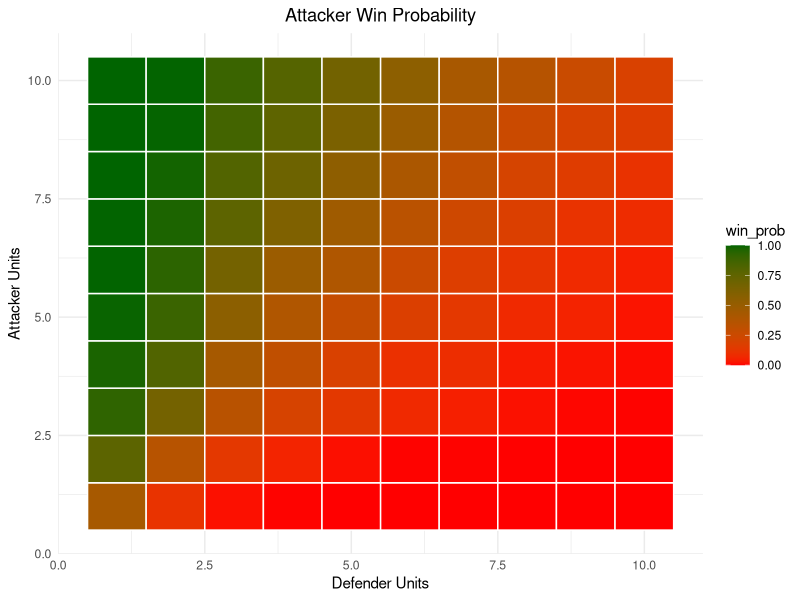
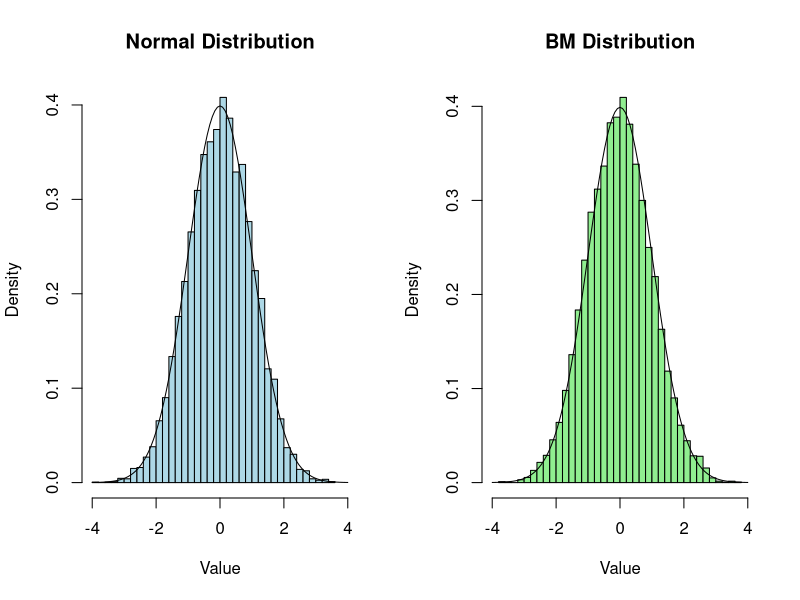
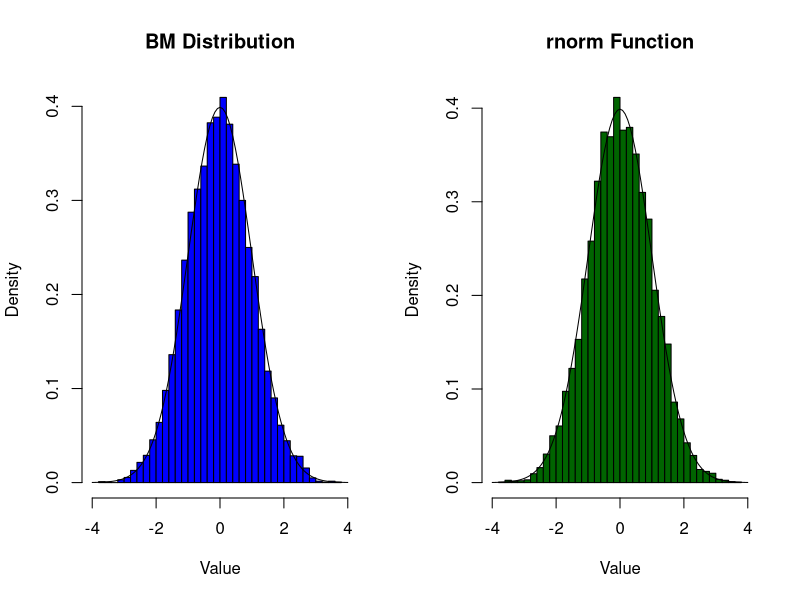
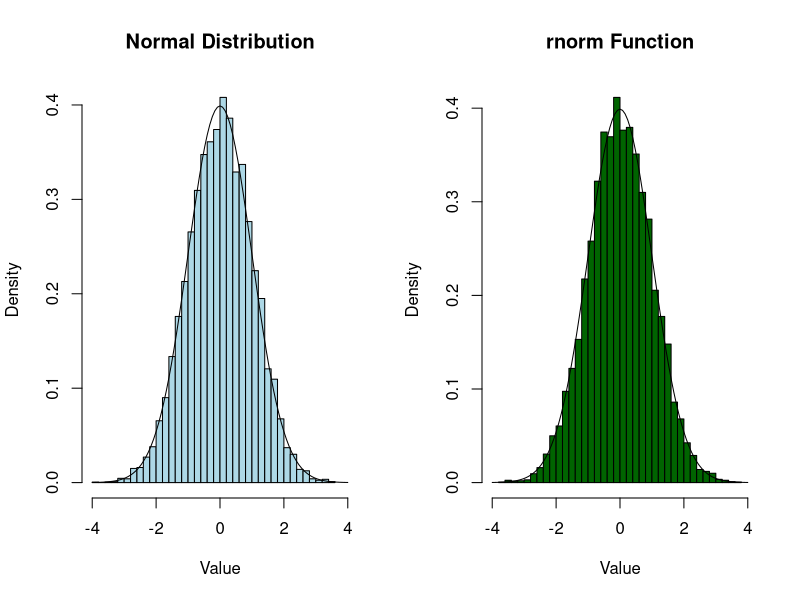
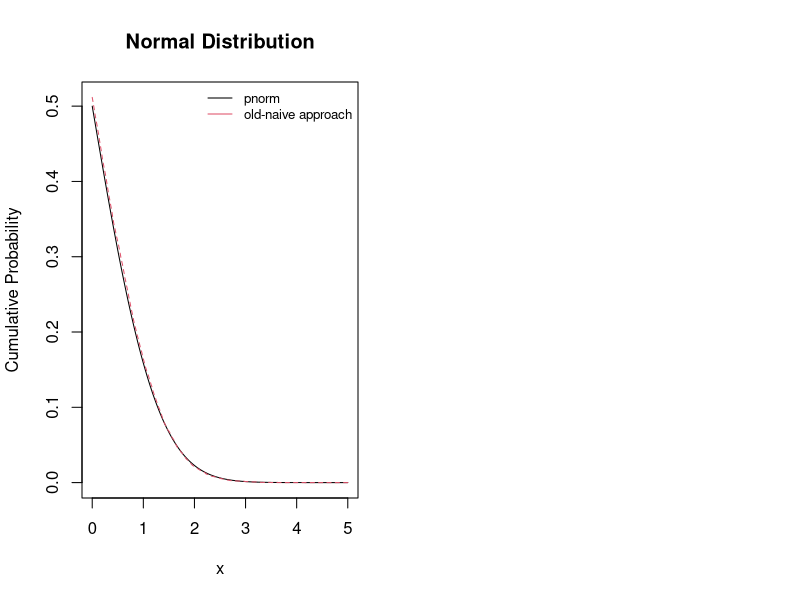
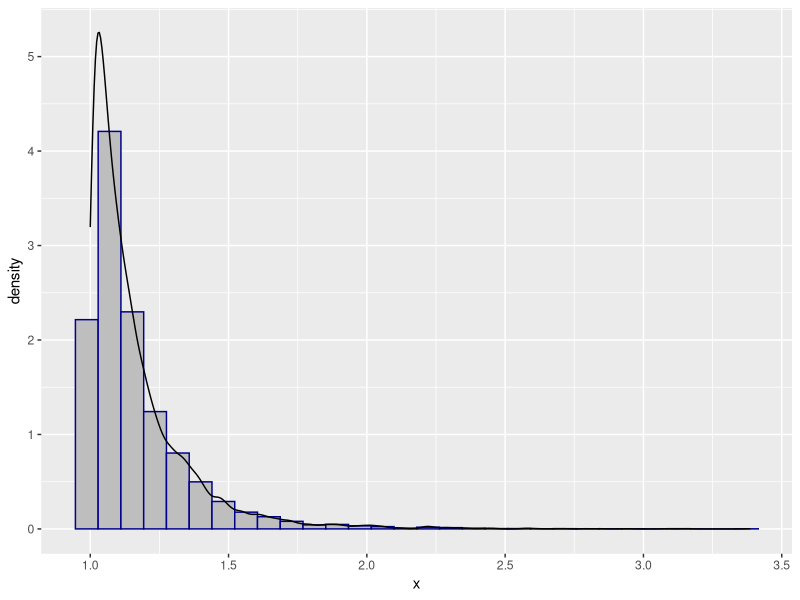
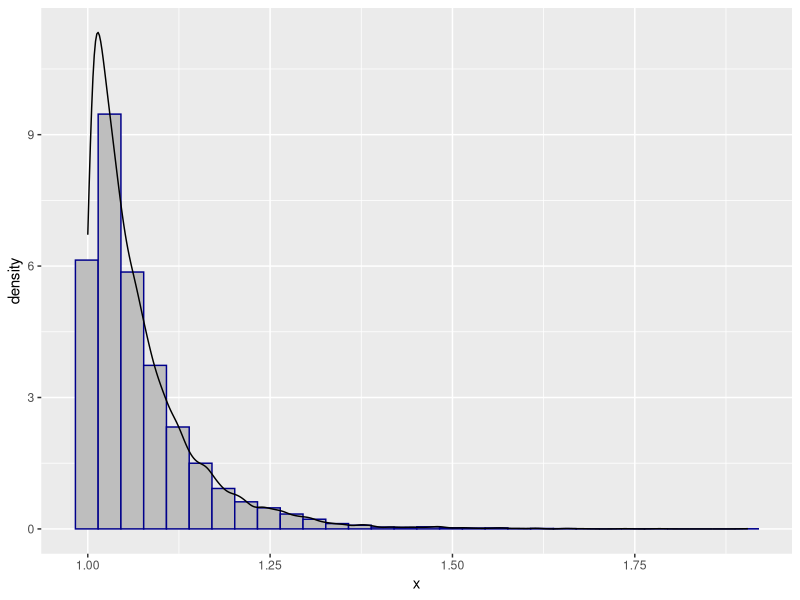
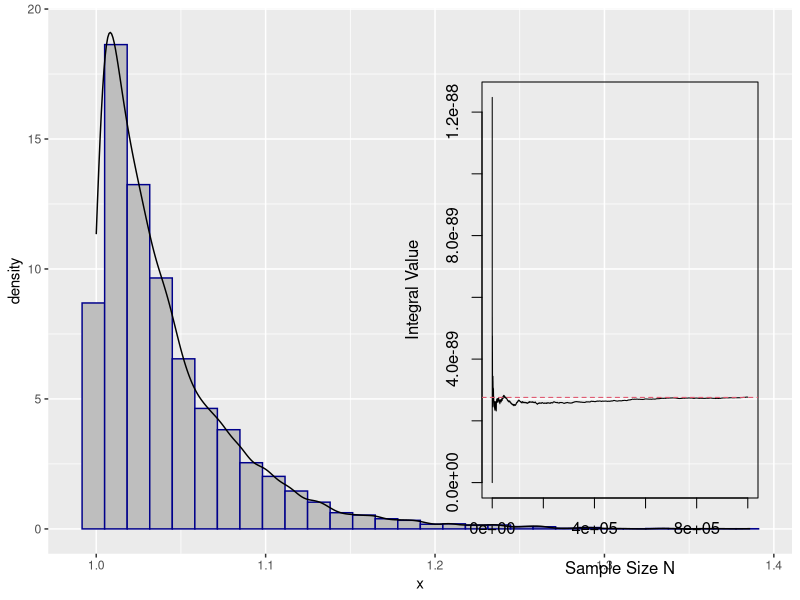

These figures' R source, in order:
## ---- chunk 1
library(ggplot2)
library(patchwork)
library(tidyverse)
library(mixtools)
## ---- chunk 2
set.seed(123)
combat_round <- function(att_units,def_units,sim=10000) {
  Results = rep(NA,sim)
  AS<-att_units
  DS<-def_units
  for(i in 1:sim){
    while(def_units>0 & att_units>0){
      Dnum <- sort(sample(1:6, min(def_units,3),replace = TRUE),decreasing = T)
      Anum <- sort(sample(1:6, min(att_units,3),replace = TRUE),decreasing = T)
      for (j in 1:min(length(Dnum),length(Anum))){
        if(Anum[j]>Dnum[j]){
          def_units<-def_units-1
        }
        else{
          att_units<-att_units-1
        }
      }
    }
    Results[i]<- ifelse(att_units>0,1,0)
    att_units<-AS
    def_units<-DS
  }
  return(mean(Results))
}
## ---- chunk 3
prob_att_win <- function(){
  res<-sapply(1:10, function(x) {
  sapply(1:10, function(y) {
    combat_round(y,x,1000)
    })
  })
  return(res)
}

att_prob<- data.frame(
  attacker_unit<- rep(1:10,10),
  defender_unit<- rep(1:10,each= 10),
  win_prob<- as.vector(prob_att_win())
)
## ---- chunk 4
ggplot(att_prob,aes(x=defender_unit,y=attacker_unit,fill=win_prob))+
  geom_tile()+
  scale_fill_gradient(low="red",high="darkgreen")+
  labs(title = "Attacker Win Probability",x="Defender Units",y="Attacker Units")+
  geom_tile(color = "white",lwd = 0.5,linetype = 1)+
  theme_minimal()+
  theme(plot.title = element_text(hjust = 0.5))

## ---- chunk 5
print(combat_round(def_units=1,att_units=2,sim=10000))
## ---- chunk 6
set.seed(13)


normal_functn_gen = function(sim){
  n<-12 
  Uz<-runif(sim*n,min = -0.5,max = 0.5) 
  Uz<-matrix(Uz,nrow=N,ncol=n) 
  Z<-apply(Uz,1,sum)
  return(Z)
}

N <- 10000

gen_norm<-normal_functn_gen(sim=10000)
mean(gen_norm)
var(gen_norm)
## ---- chunk 7
U1 <- runif(N)
U2 <- runif(N)
X1 <- sqrt( -2*log(U1) )*cos(2*pi*U2)

par(mfrow=c(1,2))
hist(gen_norm, main="Normal Distribution", xlab="Value",col="lightblue" ,breaks=30,freq = F,xlim=c(-4,4))
curve(dnorm(x,0,1),add=T)
hist(X1, main="BM Distribution", xlab="Value",col="lightgreen" ,breaks=30,freq = F,xlim=c(-4,4))
curve(dnorm(x,0,1),add=T)
## ---- chunk 8
normgen <- rnorm(10000)
par(mfrow=c(1,2))
hist(X1, main="BM Distribution", xlab="Value",col="blue" ,breaks=30,freq = F,xlim=c(-4,4))
curve(dnorm(x,0,1),add=T)
hist(normgen,xlab="Value",col="darkgreen" ,breaks=30,freq = F,xlim=c(-4,4), main = "rnorm Function")
curve(dnorm(x,0,1),add=T)
## ---- chunk 9
par(mfrow=c(1,2))
hist(gen_norm, main="Normal Distribution", xlab="Value",col="lightblue" ,breaks=30,freq = F,xlim=c(-4,4))
curve(dnorm(x,0,1),add=T)
hist(normgen,xlab="Value",col="darkgreen" ,breaks=30,freq = F,xlim=c(-4,4), main = "rnorm Function")
curve(dnorm(x,0,1),add=T)
## ---- chunk 10
upper_tail_prob<- function(gen_norm,theta){
  prob=sum(gen_norm>theta)/length(gen_norm)
  return(prob)
}
x <- seq(0, 5, by = 0.01)
R<- sapply(seq(0, 5, by = 0.01), function(x) upper_tail_prob(gen_norm,x))
# Calculate cumulative probabilities using pnorm
prob <- 1-pnorm(x,0,1)
## ---- chunk 11
matplot(x, cbind(prob,R), 
        type = "l", 
        xlab = "x", 
        ylab = "Cumulative Probability", 
        main = "Normal Distribution")
legend("topright", legend = c("pnorm", "old-naive approach"), 
       col = 1:3, lty = 1, bty = "n", cex = 0.8)
## ---- chunk 12
#sampler for Pareto
xsampler<- function(n, gamma){
  u<- runif(n)
  x<-1/((1-u)^(1/gamma))
  return(x)
}

#sampler for Exponential
ysampler<- function(x){
  y<- log(x)
  return(y)
}
i=0
gamma = c(7,15,25)

x1=xsampler(10000,10)
y1=ysampler(x1)
x2<-xsampler(10000,10)
y2<- ysampler(x2)


ggplot(data.frame(x=xsampler(10000,gamma[1])), aes(x)) +
  geom_histogram(aes(y=..density..), fill="gray",col="darkblue")+
  geom_density()
ggplot(data.frame(x=xsampler(10000,gamma[2])), aes(x)) +
  geom_histogram(aes(y=..density..), fill="gray",col="darkblue")+
  geom_density()
ggplot(data.frame(x=xsampler(10000,gamma[3])), aes(x)) +
  geom_histogram(aes(y=..density..), fill="gray",col="darkblue")+
  geom_density()
## ---- chunk 13
theme_set(theme_bw())

set.seed(155523)
n <- 1000000
a <- 0
b <-  0.05 
u <-runif(n, a, b)

intfunc <- function(y){
  f = (1/sqrt(2*pi)) * (1/(y^2)) * (exp(-1/(2*(y^2))))
}



H1 = (b-a)* intfunc(u)
psi_hat_MC <- mean(H1) 
psi_hat_MC
## ---- chunk 14
set.seed(1234)
i_1n <- 1:n
plot( i_1n, cummean(H1), type='l', lwd=1,  
      xlab="Sample Size N", ylab="Integral Value",col=1)
abline(h=integrate(intfunc, a, b)$value, lwd=1, col=2, lty=2)
## ---- chunk 15
H2 <- (b-a)*intfunc(0.05-u) 
MC1 <- mean(H1)
MC2 <- mean(H2)

MCA <- (MC1+MC2)/2


MCE_MC1 <- sd(H1)/sqrt(n)
MCE_MC1 
MCE_MC2 <- sd(H2)/sqrt(n)
MCE_MC2 
## ---- chunk 16
MCE_MCA <- sqrt(1+cor(H1,H2))*sd(H1)/sqrt(2*n)
MCE_MCA 
## ---- chunk 17
effgain<- MCE_MCA/MCE_MC1
effgain
## ---- chunk 18
integrate(intfunc, a, b)
pnorm(20,0,1,lower.tail = F)
